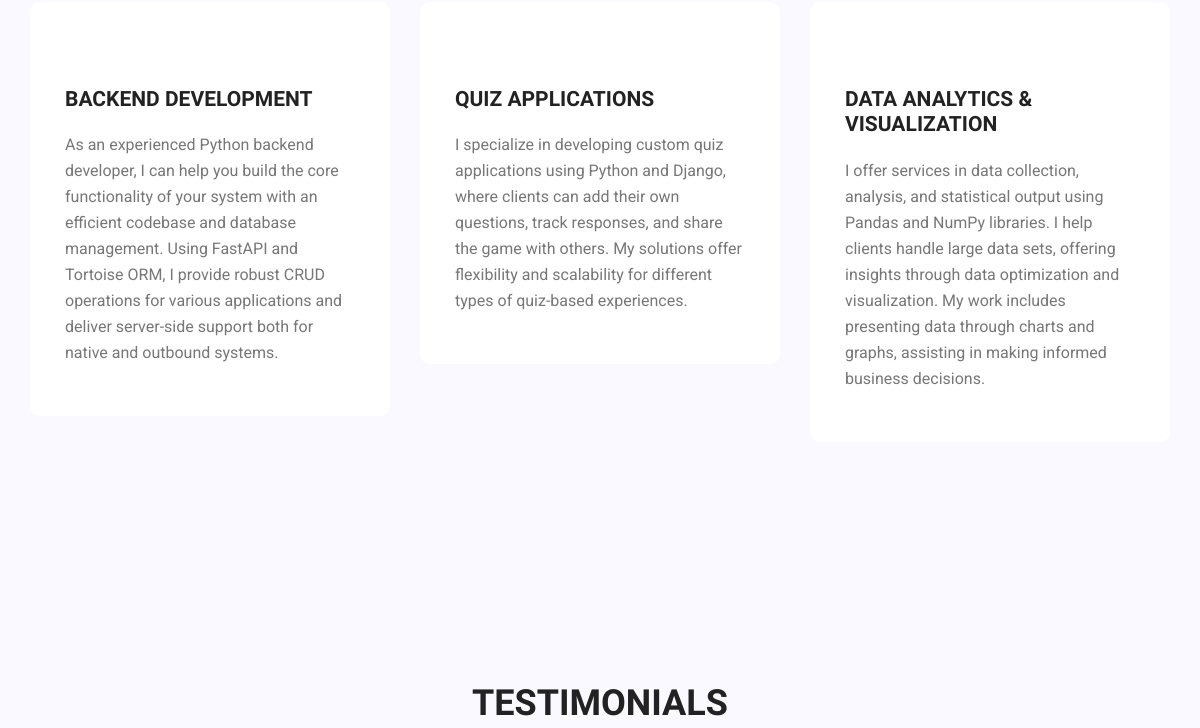
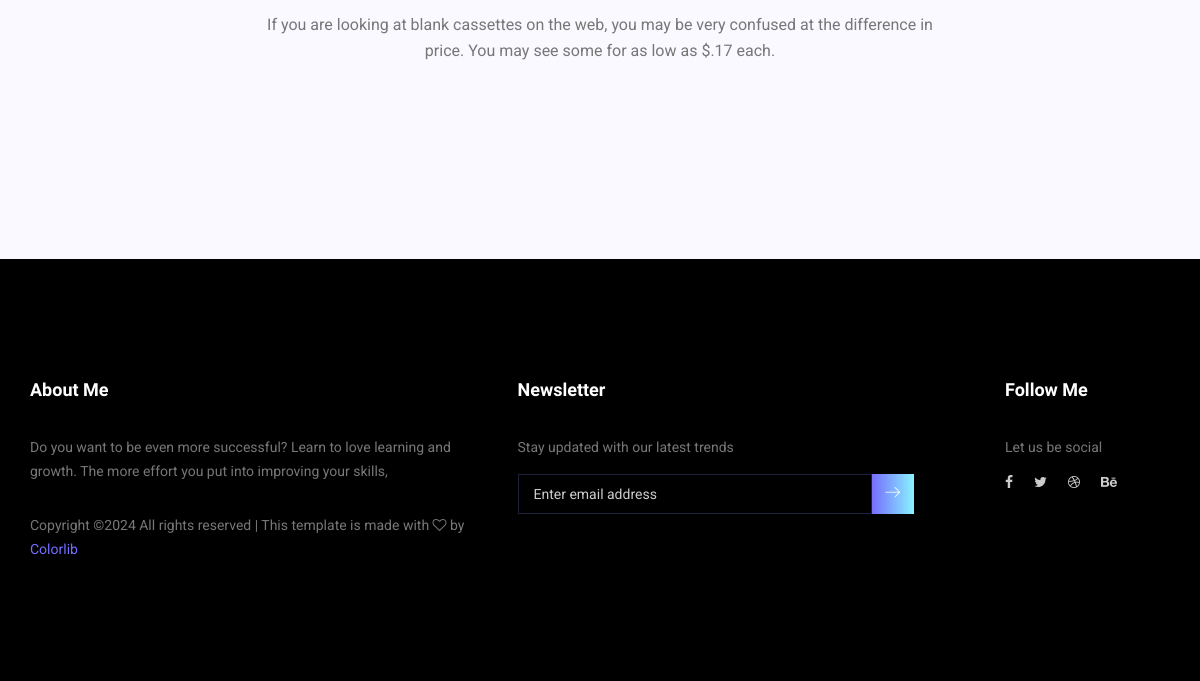
Page /services (lower part) on the earlier database version (2 pictures, top to bottom).
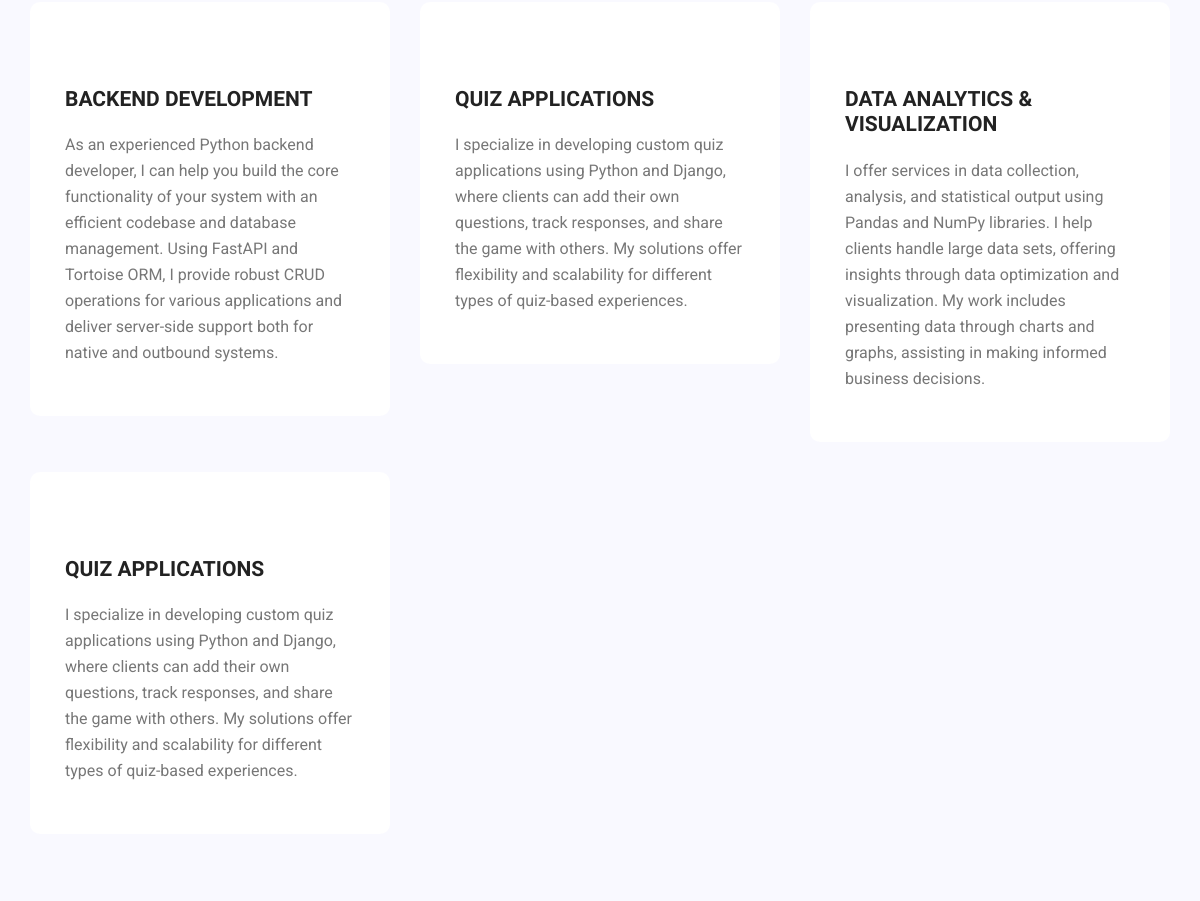
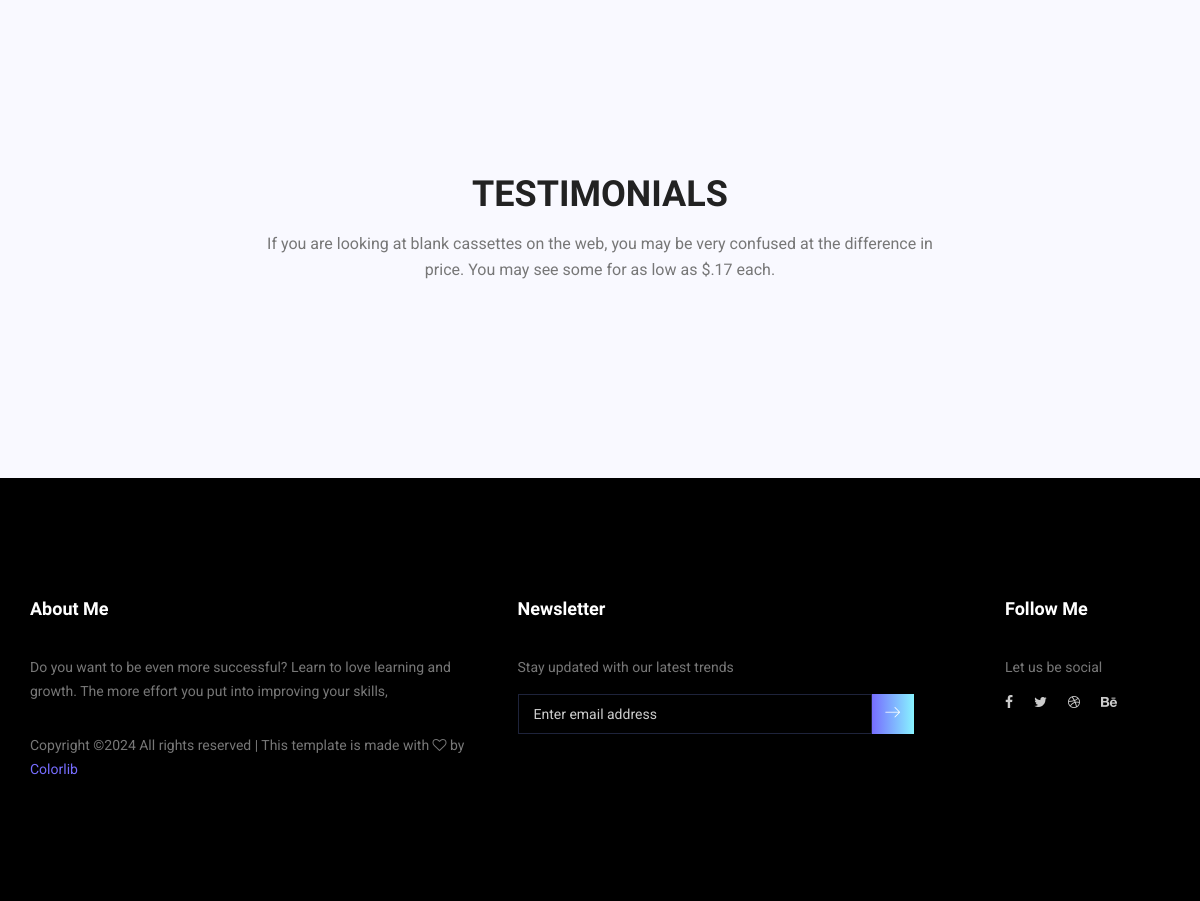
Same page on the later database version (2 pictures, top to bottom).
### portfolio/models.py (models this page shows, shortened)
class Service(models.Model):
    user = models.ForeignKey(User, related_name="services", on_delete=models.CASCADE)
    title = models.CharField(max_length=100)
    description = models.TextField()
    service_image = models.ImageField(upload_to='service_image/', blank=True, null=True)

### portfolio/views.py (the view)
# urls.py: path('services', views.services, name='services'),
def services(request):
    user = User.objects.first()
    skills = Skill.objects.all()
    services = Service.objects.all()
    testimonials = Testimonial.objects.all()
    context = {
        'user': user,
        'skills': skills,
        'services': services,
        'testimonials': testimonials,
    }
    return render(request, 'services.html', context)

### templates/services.html (shortened to what this page needs)
	{% extends 'base.html' %}
	{% block content %}
        <section class="feature_area p_120">
        	<div class="container">
        		<div class="feature_inner row">
					 {% for service in services %}
        			<div class="col-lg-4 col-md-6">
        				<div class="feature_item">
        					<h4>{{ service.title }}</h4>
        					<p>{{ service.description }}</p>
        				</div>
        			</div>
					{% endfor %}
        		</div>
        	</div>
        </section>
        <section class="testimonials_area p_120">
        	<div class="container">
        		<div class="main_title">
        			<h2>Testimonials</h2>
        			<p>If you are looking at blank cassettes on the web, you may be very confused at the difference in price. You may see some for as low as $.17 each.</p>
        		</div>
        	</div>
        </section>
	{% endblock %}

Differences in the rows shown:
added Service: title "QUIZ APPLICATIONS", description "I specialize in developing custom quiz applications using Python and Django, where clients can add their own questions, track responses, and share the game with others. My solutions offer flexibility and scalability for different types of quiz-based experiences."
